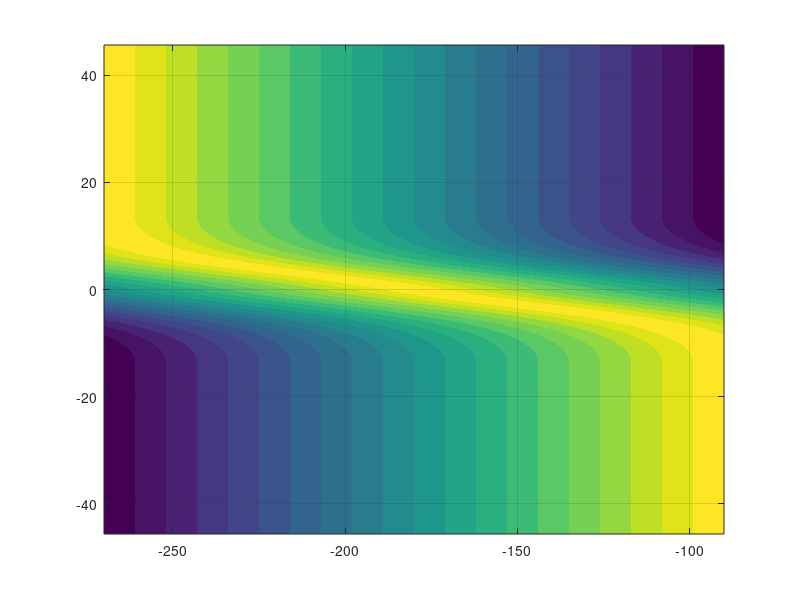

Recreate this plot in MATLAB.
% plot vector field correction

clear; clc;

norm_vG_lat = 13.5;
T_b_lat0 = 1;
ll=501;
etaP_set = linspace(-pi-pi/2,-pi/2,ll);
e_set = linspace(-(norm_vG_lat^2/9.81/tand(30)+norm_vG_lat*T_b_lat0),norm_vG_lat^2/9.81/tand(30)+norm_vG_lat*T_b_lat0,ll);
% e_set = linspace(0,norm_vG_lat*T_b_lat0,ll);
% e_set = linspace(-norm_vG_lat*T_b_lat0,norm_vG_lat*T_b_lat0,ll);
T_b_lat0 = 1;

for i = 1:ll
    for j = 1:ll

        n_dot = norm_vG_lat*cos(etaP_set(i));
        e_dot = norm_vG_lat*sin(etaP_set(i));
        e_lat = e_set(j);
        
        too_close = abs(e_lat/(T_b_lat0*norm_vG_lat + norm_vG_lat*norm_vG_lat/5.6638));
        sig_e = 0.0;
        if (too_close<1.0)
            sig_e = cos(1.570796326794897*too_close);
            sig_e = sig_e*sig_e;
        end

        sig_P = 0.0;
        dot_tP_vG = 1*n_dot + 0*e_dot;
        if (dot_tP_vG<0.0), sig_P = dot_tP_vG*dot_tP_vG/norm_vG_lat/norm_vG_lat; end;

        T_b_lat = T_b_lat0*(1.0 + 0.0*sig_P*sig_e);

        if (norm_vG_lat>1.0)
            e_b_lat = T_b_lat*norm_vG_lat;                               
        else
            e_b_lat = T_b_lat*(1.0/2.0)+T_b_lat*t15*(1.0/2.0);
        end

        % if (norm_vG_lat>1.0) 
        %     e_b_lat = in(38+1)*norm_vG_lat;                               
        % else 
        %     e_b_lat = in(38+1)*(1.0/2.0)+in(38+1)*t15*(1.0/2.0);
        % end
        sat_e_lat = abs(e_lat)/e_b_lat;
        if (sat_e_lat>1.0), sat_e_lat = 1.0; end;

        t16 = sat_e_lat-2.0;
        t17 = sat_e_lat*t16;
        t18 = t17+1.0;

        atan2_01 = atan2(-1*sign(-e_lat)*sat_e_lat*t16+t18*0, -0*sat_e_lat*t16+t18*1);
        atan2_02 = atan2(e_dot, n_dot);
        eta_lat = atan2_01-atan2_02;
        if (eta_lat>3.141592653589793) 
            eta_lat = eta_lat - 6.283185307179586;
        elseif (eta_lat<-3.141592653589793) 
            eta_lat = eta_lat + 6.283185307179586;
        end
        
        T_b_lat_(i,j) = T_b_lat;
        eta_lat_(i,j) = eta_lat;
        ln_(i,j) = -0*sat_e_lat*t16+t18*1;
        le_(i,j) = -1*sign(-e_lat)*sat_e_lat*t16+t18*0;
        sig_etaP_(i,j) = sig_P;
        sig_e_(i,j) = sig_e;
        
    end
end

%%

figure('color','w'); hold on; grid on; box on;

contourf(rad2deg(etaP_set),e_set,abs(rad2deg(eta_lat_')),19,'LineStyle','none');
% mesh(rad2deg(etaP_set),e_set,sig_etaP_);
% mesh(rad2deg(etaP_set),e_set,sig_e_');
% mesh(rad2deg(etaP_set),e_set,rad2deg(T_b_lat_'));

%%
% figure('color','w'); hold on; grid on; box on;
% max_e = max(e_set);
% max_etaP = max(rad2deg(etaP_set));
% [x,y]=meshgrid(rad2deg(etaP_set),e_set);
% quiver(x,y,le_'*max_etaP,ln_'*max_e,'MaxHeadSize',0.01)

        